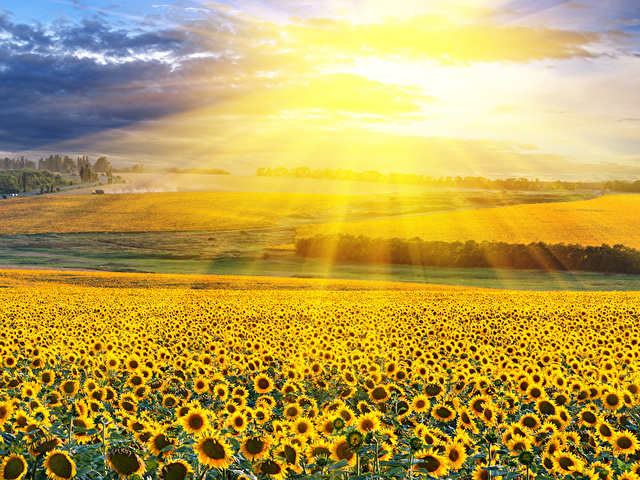
//> input picture OpenCV-Practise/MyHistogram/pic.jpg, 640 x 480 px
$ ./main   (built with g++ and OpenCV 4)
//> lines starting //> are read from the running program, lines starting //| are printed output that depends on the picture
#include <iostream>
#include "opencv2/opencv.hpp"
#include "opencv2/highgui.hpp"
#include "opencv2/imgproc.hpp"
#include "opencv2/imgcodecs.hpp"
#include <stdint.h>
#include <math.h>

cv::Mat histogram(cv::Mat image);

int main() {

    cv::Mat image = cv::imread("../pic.jpg", cv::IMREAD_UNCHANGED);
//> image is the input picture: 480 rows x 640 cols, CV_8UC3; mean B, G, R 77.9, 161.9, 187.3
    if (!image.data) {
        std::cout << "Could not open or find the image" << std::endl;
        return -1;
    }

    histogram(image);
    cv::waitKey();

    return 0;
}

cv::Mat histogram(cv::Mat image)
{
    std::vector<cv::Mat> BGR;
    cv::split (image, BGR);
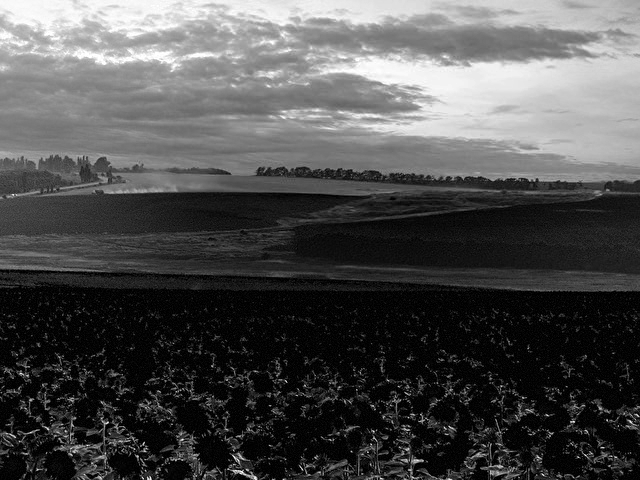
//> BGR[0]: 480 rows x 640 cols, CV_8UC1; min 0, max 255, mean 77.9
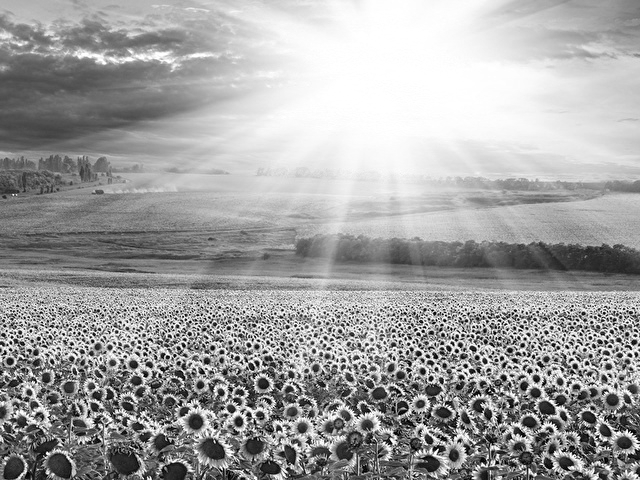
//> BGR[1]: 480 rows x 640 cols, CV_8UC1; min 0, max 255, mean 161.9
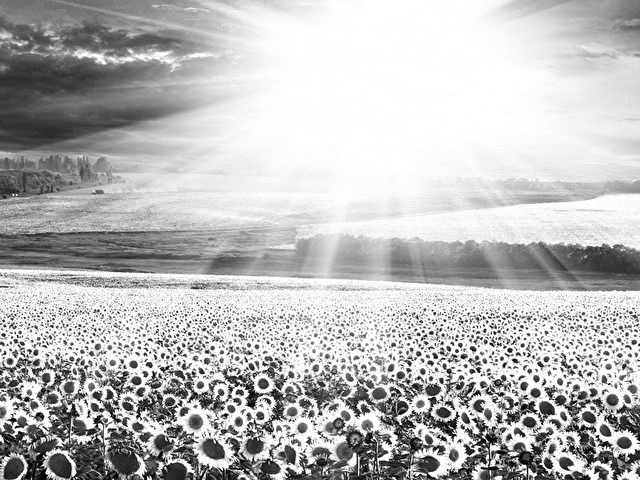
//> BGR[2]: 480 rows x 640 cols, CV_8UC1; min 0, max 255, mean 187.3

    int histogramSize = 256;
    float range[] = {0, 256};
    const float* histRange = {range};
    bool uniform = true;
    bool accumulate = false;

    cv::Mat blueHistogram;
    cv::Mat redHistogram;
    cv::Mat greenHistogram;

    cv::calcHist(&BGR[0], 1, 0, cv::Mat(), blueHistogram, 1, &histogramSize, &histRange, uniform, accumulate);
//> blueHistogram = 256 values, max 29094 at index 0, min 80 at index 254, mean 1200
    cv::calcHist(&BGR[1], 1, 0, cv::Mat(), greenHistogram, 1, &histogramSize, &histRange, uniform, accumulate);
//> greenHistogram = 256 values, max 9324 at index 255, min 100 at index 3, mean 1200
    cv::calcHist(&BGR[2], 1, 0, cv::Mat(), redHistogram, 1, &histogramSize, &histRange, uniform, accumulate);
//> redHistogram = 256 values, max 31903 at index 255, min 107 at index 2, mean 1200

    int histWidth = 512;
    int histHeight = 400;
    int binWidth = cvRound((double)histWidth / histogramSize);

    cv::Mat histImage(histHeight, histWidth, CV_8UC3, cv::Scalar(0,0,0));

    cv::normalize(blueHistogram, blueHistogram, 0, histImage.rows, cv::NORM_MINMAX, -1, cv::Mat());
//> blueHistogram = 256 values, max 400 at index 0, min 0 at index 254, mean 15.44
    cv::normalize(greenHistogram, greenHistogram, 0, histImage.rows, cv::NORM_MINMAX, -1, cv::Mat());
//> greenHistogram = 256 values, max 400 at index 255, min 0 at index 3, mean 47.7
    cv::normalize(redHistogram, redHistogram, 0, histImage.rows, cv::NORM_MINMAX, -1, cv::Mat());
//> redHistogram = 256 values, max 400 at index 255, min 0 at index 2, mean 13.75

    for( int i = 1; i < histogramSize; i++ )
    {
        line( histImage, cv::Point( binWidth*(i-1), histHeight - cvRound(blueHistogram.at<float>(i-1)) ),
              cv::Point( binWidth*(i), histHeight - cvRound(blueHistogram.at<float>(i)) ),
              cv::Scalar( 255, 0, 0), 2, 8, 0  );
        line( histImage, cv::Point( binWidth*(i-1), histHeight - cvRound(greenHistogram.at<float>(i-1)) ),
              cv::Point( binWidth*(i), histHeight - cvRound(greenHistogram.at<float>(i)) ),
              cv::Scalar( 0, 255, 0), 2, 8, 0  );
        line( histImage, cv::Point( binWidth*(i-1), histHeight - cvRound(redHistogram.at<float>(i-1)) ),
              cv::Point( binWidth*(i), histHeight - cvRound(redHistogram.at<float>(i)) ),
              cv::Scalar( 0, 0, 255), 2, 8, 0  );
    }
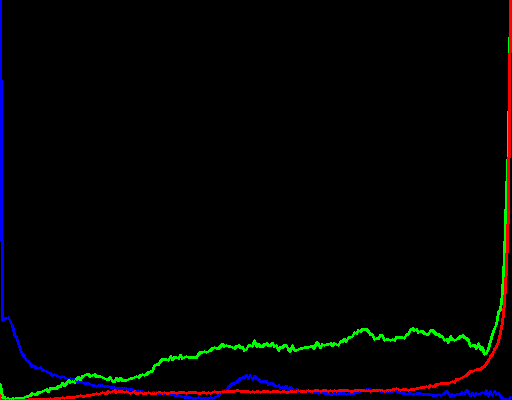
//> histImage: 400 rows x 512 cols, CV_8UC3; mean B, G, R 3, 3, 3

    imshow("Base pic :)", image);
    imshow("Our calcHist picture", histImage );

    cv::waitKey();

    return histImage;
}
